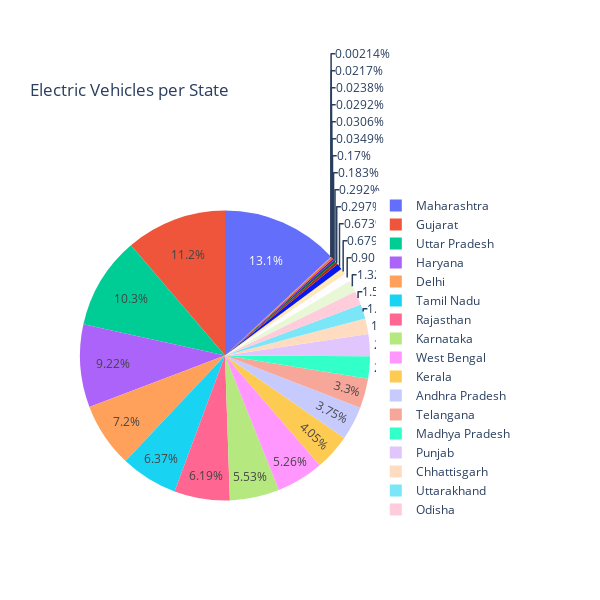

The notebook cell saved with this chart:
### Code cell
fig = px.pie(data, values='Number of Electric/Hybrid Vehicle (approx.)', names='State/UT-wise', title='Electric Vehicles per State',width=600, height=600)
fig.show()

### Figure 1 — Plotly figure (JSON) as saved in the notebook; plotly's stock layout.template omitted (floating-point values rounded to 4 significant figures)
{"data": [{"domain": {"x": [0, 1], "y": [0, 1]}, "hovertemplate": "State/UT-wise=%{label}<br>Number of Electric/Hybrid Vehicle (approx.)=%{value}<extra></extra>", "labels": ["Jammu & Kashmir", "Punjab", "Haryana", "Chandigarh", "Delhi", "Rajasthan", "Madhya Pradesh", "Gujarat", "Maharashtra", "Dadra and Nagar Haveli", "Telangana", "Goa", "Karnataka", "Kerala", "Tamil Nadu", "Puducherry", "Andhra Pradesh", "Odisha", "Chhattisgarh", "Andaman and Nicobar Islands", "Jharkhand", "Tripura", "Manipur", "Nagaland", "Assam", "Meghalaya", "West Bengal", "Bihar", "Uttar Pradesh", "Uttarakhand", "Himachal Pradesh"], "legendgroup": "", "name": "", "showlegend": true, "type": "pie", "values": [478, 6925, 25908, 2533, 20228, 17405, 6979, 31577, 36708, 820, 9280, 515, 15526, 11394, 17901, 835, 10548, 4410, 4823, 82, 1892, 86, 61, 67, 1908, 6, 14775, 3700, 28985, 4534, 98]}], "layout": {"height": 600, "legend": {"tracegroupgap": 0}, "title": {"text": "Electric Vehicles per State"}, "width": 600}}
